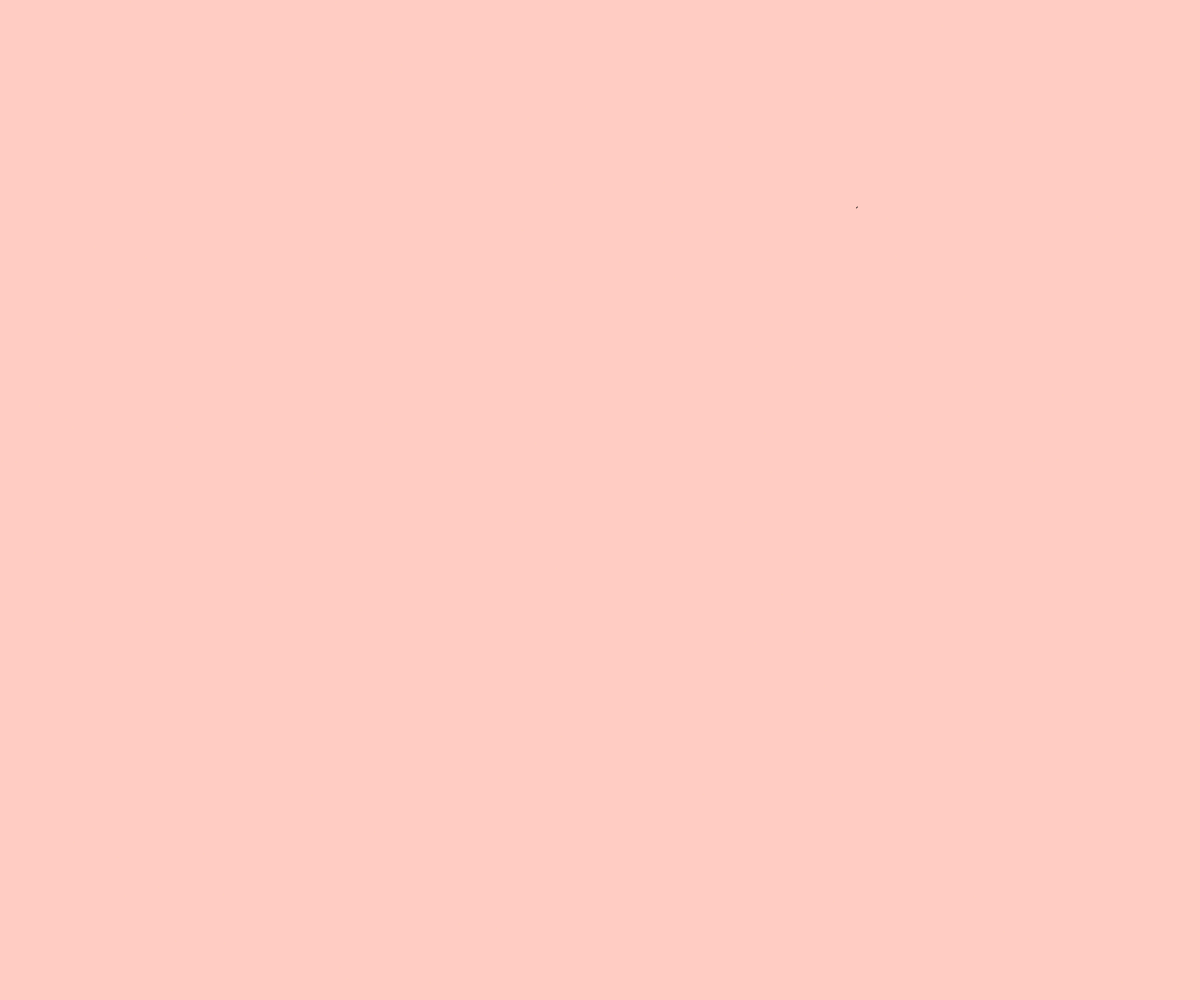
Frame 1 (no input)
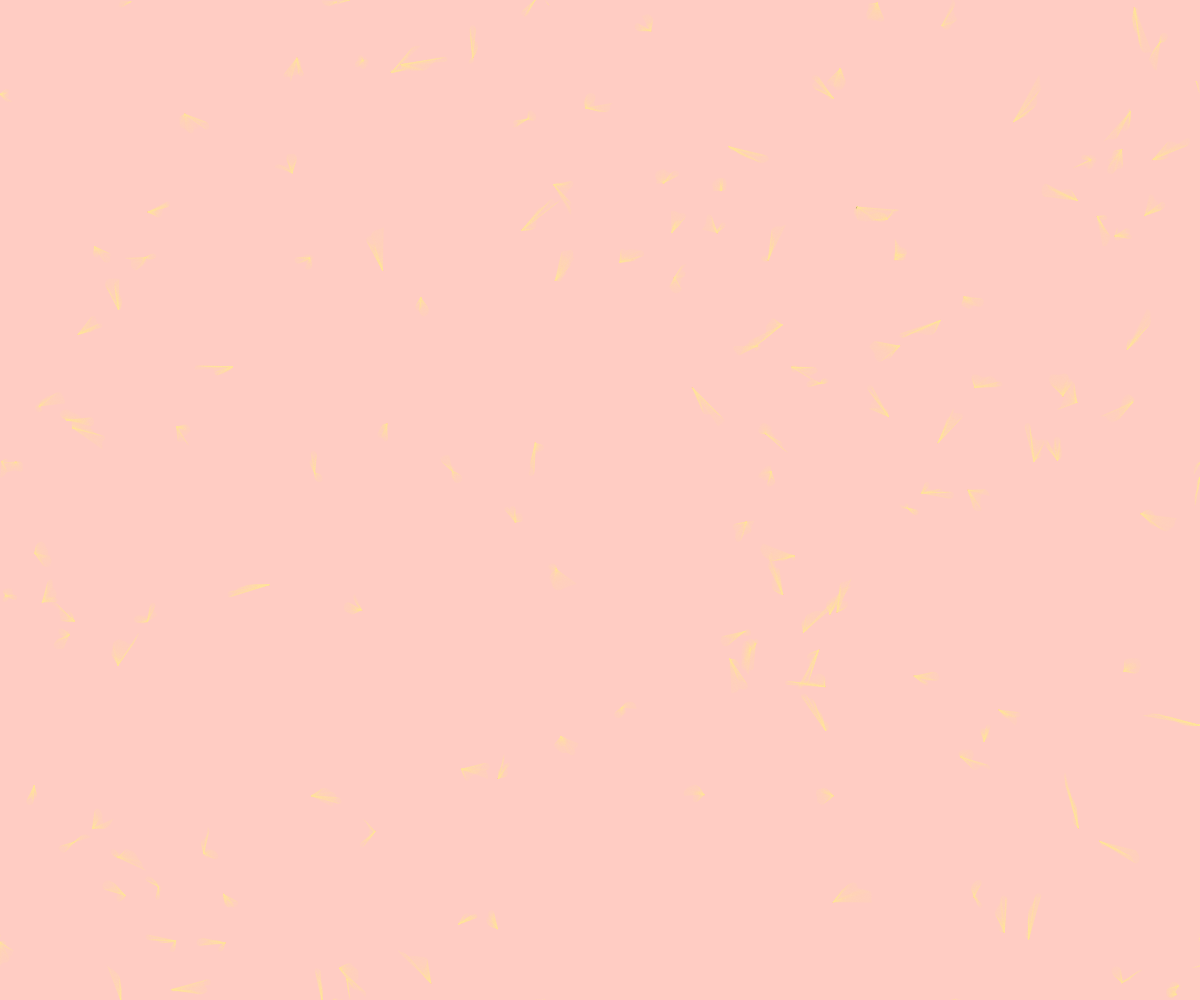
Frame 60 (no input)
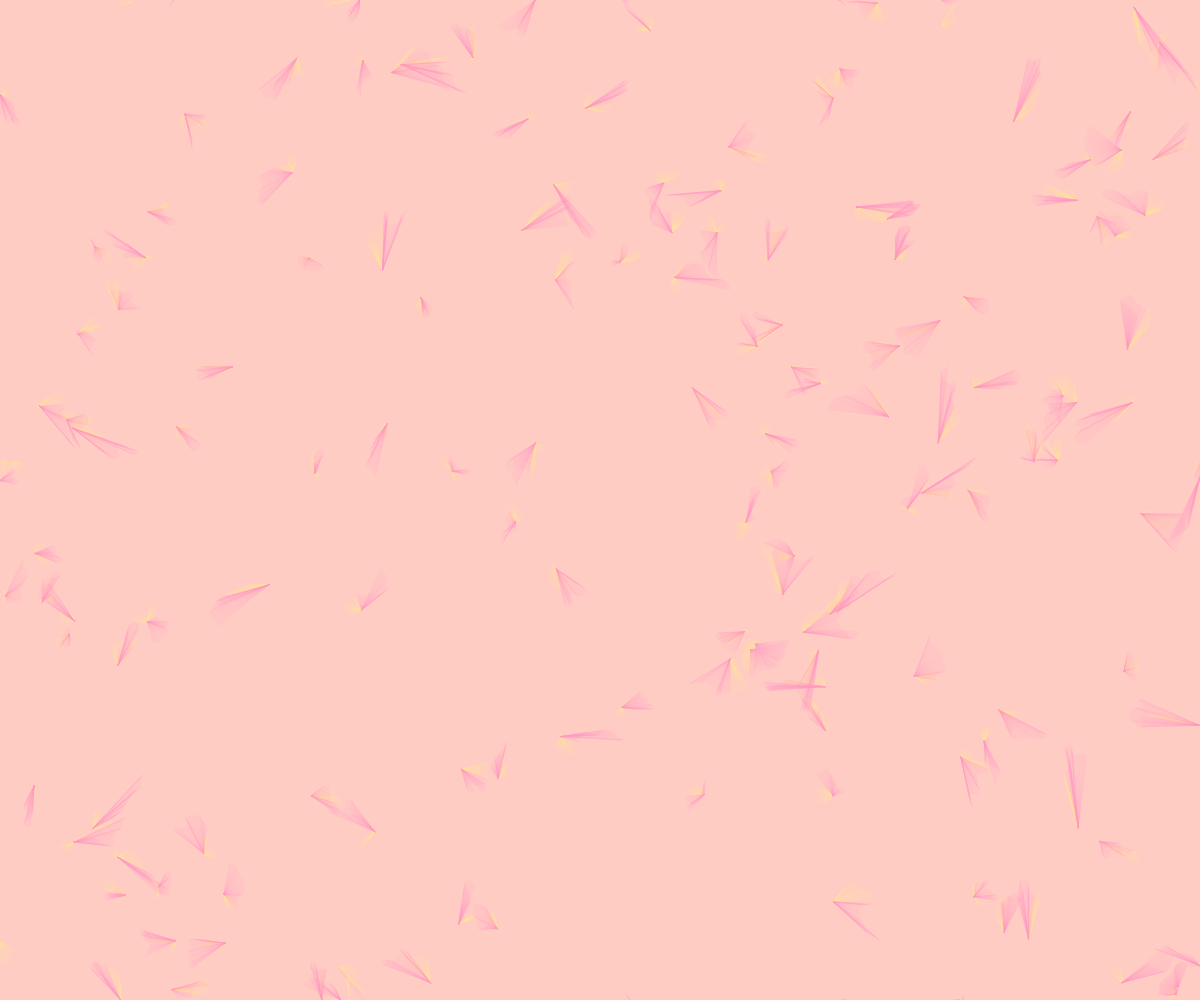
Frame 120 (the mouse pressed at the canvas centre since frame 60)

The p5.js sketch that drew these frames (run headless with seeded random() and noise() and a simulated clock; from frame 60 on, the mouse is pressed at the canvas centre):

// p5.js sketch
// ── sketch.js
var inc = .1;
var scl = 10;
var cols, rows;

var zoff = 0;

var particle = []

var flowfield;

function setup() {
	createCanvas(windowWidth, windowHeight);
	cols = floor(width/scl)
	rows = floor(height/scl)

	flowfield = new Array(cols * rows)

for (var i = 0; i < 150; i++) {
		particle[i] = new Particle();
	}

	background('#FFCCC3')

}

function draw() {

	var yoff = 0
for (var y = 0; y < rows; y++) {
	var xoff = 0
for (var x = 0; x < cols; x++) {
		var index =  x + y * cols
		var angle = noise(xoff, yoff, zoff) * TWO_PI * 4;
		var v = p5.Vector.fromAngle(angle)
		v.setMag(1);
		flowfield[index] = v
		xoff += inc
		// stroke(0,50);
		// strokeWeight(1)

	}
	yoff += inc


	zoff += 0.0003
}

for (var i = 0; i < particle.length; i++) {
	particle[i].follow(flowfield)
	particle[i].update()
	particle[i].edges()
	particle[i].show()

	}
}

function resizeWindow(){
	resizeWindow(windowWidth, windowHeight)
}


function Particle(){
	this.pos = createVector(random(width),random(height));
	this.vel = createVector(0,0);
	this.acc = createVector(0,0);
	this.maxspeed = 1;

	this.prevPos = this.pos.copy()

	this.update = function(){
		this.vel.add(this.acc);
		this.vel.limit(this.maxspeed)
		this.pos.add(this.vel);
		this.acc.mult(0)
	}

	this.follow = function(vectors) {
		var x = floor(this.pos.x / scl);
		var y = floor(this.pos.y / scl);
		var index = x + y * cols;
		var force = vectors[index];
		this.applyForce(force);
	}

this.applyForce = function(force) {
	this.acc.add(force);
	}

this.show = function(){
	line(this.pos.x, this.pos.y, this.prevPos.x, this.prevPos.y)


	if (mouseX < width*.25){
		stroke(249,226,149, 30)

	}else if (mouseX < width*.5){
		stroke(128,150,229, 30)

	}else if (mouseX < width*.75){
		stroke(255,149,197, 30)

	} else if (mouseX < width){
		stroke(128,239,255, 30)

	}

	// this.updatePrev()
	}

this.updatePrev = function() {
	this.prevPos.x = this.pos.x
	this.prevPos.y = this.pos.y

}

this.edges = function() {
	if(this.pos.x > width) {
		this.pos.x = 0;
		this.updatePrev()
	}
	if(this.pos.x < 0) {
		this.pos.x = width;
		this.updatePrev()

	}
	if(this.pos.y > height) {
		this.pos.y = 0
		this.updatePrev()

	}
	if(this.pos.y < 0) {
		this.pos.y = height
		this.updatePrev()

	}

	}
}
